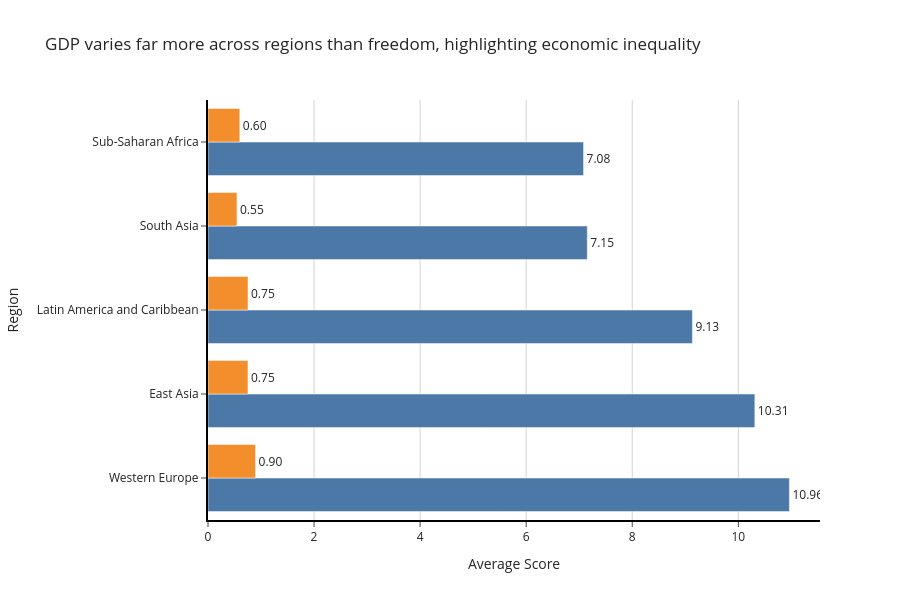

Here is the notebook cell this chart was saved with:
### Markdown cell above
---
## Done? Stretch Goal

If you finish both tasks with time to spare, try this:

**Task 3 (stretch):** Build a **grouped bar chart** comparing 2 sub-factors (e.g. `GDP_per_capita` and `Freedom`) across the 5 most populated regions. Use colour meaningfully and write an insight title.

Regions to include: `'Western Europe'`, `'Latin America'`, `'East Asia'`, `'Sub-Saharan Africa'`, `'South Asia'`

### Code cell
# Step 1: Filter regions
regions = [
    'Western Europe',
    'Latin America and Caribbean',
    'East Asia',
    'Sub-Saharan Africa',
    'South Asia'
]

df_filtered = df[df['Region'].isin(regions)]

# Step 2: Aggregate
agg = df_filtered.groupby('Region')[['GDP', 'Freedom']].mean().reset_index()

# Step 3: Melt
melted = agg.melt(
    id_vars='Region',
    value_vars=['GDP', 'Freedom'],
    var_name='Metric',
    value_name='Value'
)

# Step 4: Ensure order (GDP first, then Freedom)
melted['Metric'] = pd.Categorical(
    melted['Metric'],
    categories=['GDP', 'Freedom'],
    ordered=True
)

# Step 5: Sort within each metric (descending)
melted = melted.sort_values(['Metric', 'Value'], ascending=[True, False])

# Step 6: Plot (GROUPED, not stacked)
fig3 = px.bar(
    melted,
    x='Value',
    y='Region',                 # <-- KEY FIX (NOT Metric)
    color='Metric',             # only 2 colors
    orientation='h',
    barmode='group',
    title='GDP varies far more across regions than freedom, highlighting economic inequality',
    labels={
        'Value': 'Average Score',
        'Region': 'Region',
        'Metric': 'Factor'
    },
    color_discrete_map={
        'GDP': '#4C78A8',
        'Freedom': '#F28E2B'
    }
)

fig3.update_layout(
    template='simple_white',
    height=600,
    showlegend=False,
    
    xaxis=dict(
        showline=True,
        linewidth=2,
        linecolor='black',
        showgrid=True,
        gridcolor='lightgray'
    ),
    
    yaxis=dict(
        showline=True,
        linewidth=2,
        linecolor='black'
    )
)

fig3.update_traces(
    texttemplate='%{x:.2f}',
    textposition='outside'
)

fig3.show()

### Figure 1 — Plotly figure (JSON) as saved in the notebook; plotly's stock layout.template omitted (floating-point values rounded to 4 significant figures)
{"data": [{"alignmentgroup": "True", "hovertemplate": "Factor=GDP<br>Average Score=%{x}<br>Region=%{y}<extra></extra>", "legendgroup": "GDP", "marker": {"color": "#4C78A8", "pattern": {"shape": ""}}, "name": "GDP", "offsetgroup": "GDP", "orientation": "h", "showlegend": true, "textposition": "outside", "texttemplate": "%{x:.2f}", "type": "bar", "x": [10.96, 10.31, 9.135, 7.152, 7.082], "xaxis": "x", "y": ["Western Europe", "East Asia", "Latin America and Caribbean", "South Asia", "Sub-Saharan Africa"], "yaxis": "y"}, {"alignmentgroup": "True", "hovertemplate": "Factor=Freedom<br>Average Score=%{x}<br>Region=%{y}<extra></extra>", "legendgroup": "Freedom", "marker": {"color": "#F28E2B", "pattern": {"shape": ""}}, "name": "Freedom", "offsetgroup": "Freedom", "orientation": "h", "showlegend": true, "textposition": "outside", "texttemplate": "%{x:.2f}", "type": "bar", "x": [0.8961, 0.7542, 0.754, 0.5994, 0.5463], "xaxis": "x", "y": ["Western Europe", "Latin America and Caribbean", "East Asia", "Sub-Saharan Africa", "South Asia"], "yaxis": "y"}], "layout": {"barmode": "group", "height": 600, "legend": {"title": {"text": "Factor"}, "tracegroupgap": 0}, "showlegend": false, "title": {"text": "GDP varies far more across regions than freedom, highlighting economic inequality"}, "xaxis": {"anchor": "y", "domain": [0, 1], "gridcolor": "lightgray", "linecolor": "black", "linewidth": 2, "showgrid": true, "showline": true, "title": {"text": "Average Score"}}, "yaxis": {"anchor": "x", "domain": [0, 1], "linecolor": "black", "linewidth": 2, "showline": true, "title": {"text": "Region"}}}}
